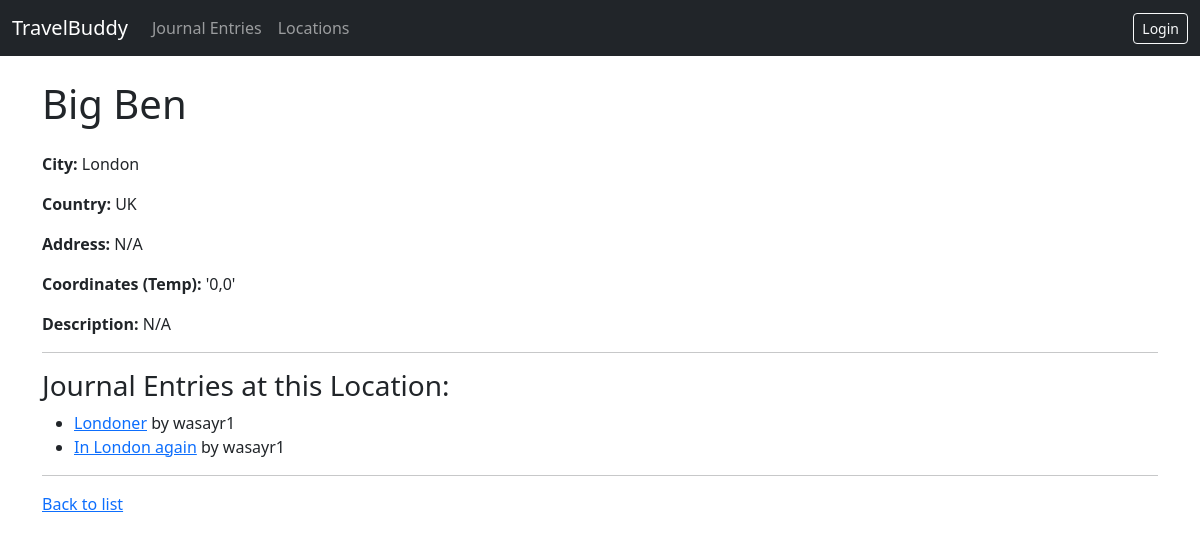
Screenshot of /project/location/1/ with the database file from the repository.
### project/models.py (models this page shows, shortened)
class Location(models.Model):
    name = models.CharField(max_length=200)
    description = models.TextField(blank=True, null=True)
    coordinates = models.CharField(max_length=100, blank=True, null=True, help_text="Temporary: Enter dummy coords like '0,0'")
    country = models.CharField(max_length=100, blank=True, null=True)
    city = models.CharField(max_length=100, blank=True, null=True)
    address = models.CharField(max_length=255, blank=True, null=True)
    created_at = models.DateTimeField(auto_now_add=True)

class JournalEntry(models.Model):
    VISIBILITY_CHOICES = [
        ('public', 'Public'),
        ('private', 'Private'),
    ]
    title = models.CharField(max_length=200)
    content = models.TextField()
    created_date = models.DateTimeField(auto_now_add=True)
    updated_date = models.DateTimeField(auto_now=True)
    user = models.ForeignKey(User, on_delete=models.CASCADE, related_name='journal_entries')
    location = models.ForeignKey(Location, on_delete=models.PROTECT, related_name='journal_entries') # Protect locations if entries exist
    image = models.ImageField(upload_to='journal_images/', blank=True, null=True)
    visibility = models.CharField(max_length=10, choices=VISIBILITY_CHOICES, default='private')
    tags = models.ManyToManyField(Tag, blank=True, related_name='journal_entries')

### project/views.py (the view)
# urls.py: path('location/<int:pk>/', views.LocationDetailView.as_view(), name='location-detail'),
class LocationDetailView(generic.DetailView):
    model = Location
    context_object_name = 'location'
    template_name = 'project/location_detail.html'

### project/templates/project/location_detail.html (shortened to what this page needs)
{% extends "project/base.html" %}
{% block header %}{{ location.name }}{% endblock %}
{% block content %}
    <p><strong>City:</strong> {{ location.city }}</p>
    <p><strong>Country:</strong> {{ location.country }}</p>
    <p><strong>Address:</strong> {{ location.address|default:"N/A" }}</p>
    <p><strong>Coordinates (Temp):</strong> {{ location.coordinates|default:"N/A" }}</p>
    <p><strong>Description:</strong> {{ location.description|default:"N/A"|linebreaksbr }}</p>
    <hr>
    <h3>Journal Entries at this Location:</h3>
    {% with entries=location.journal_entries.all %}
        {% if entries %}
            <ul>
            {% for entry in entries %}
                <li><a href="{% url 'project:entry-detail' pk=entry.pk %}">{{ entry.title }}</a> by {{ entry.user.username }}</li>
            {% endfor %}
            </ul>
        {% else %}
            <p>No journal entries recorded here yet.</p>
        {% endif %}
    {% endwith %}
    <hr>
    <a href="{% url 'project:location-list' %}">Back to list</a>
{% endblock %}

### project/templates/project/base.html (style rules this page uses)
body { padding-top: 56px; }

### rows the page displays
Location: name "Big Ben", city "London", country "UK", address "N/A", coordinates "'0,0'", description "N/A"
JournalEntry: title "Londoner", user.username "wasayr1"
JournalEntry: title "In London again", user.username "wasayr1"
